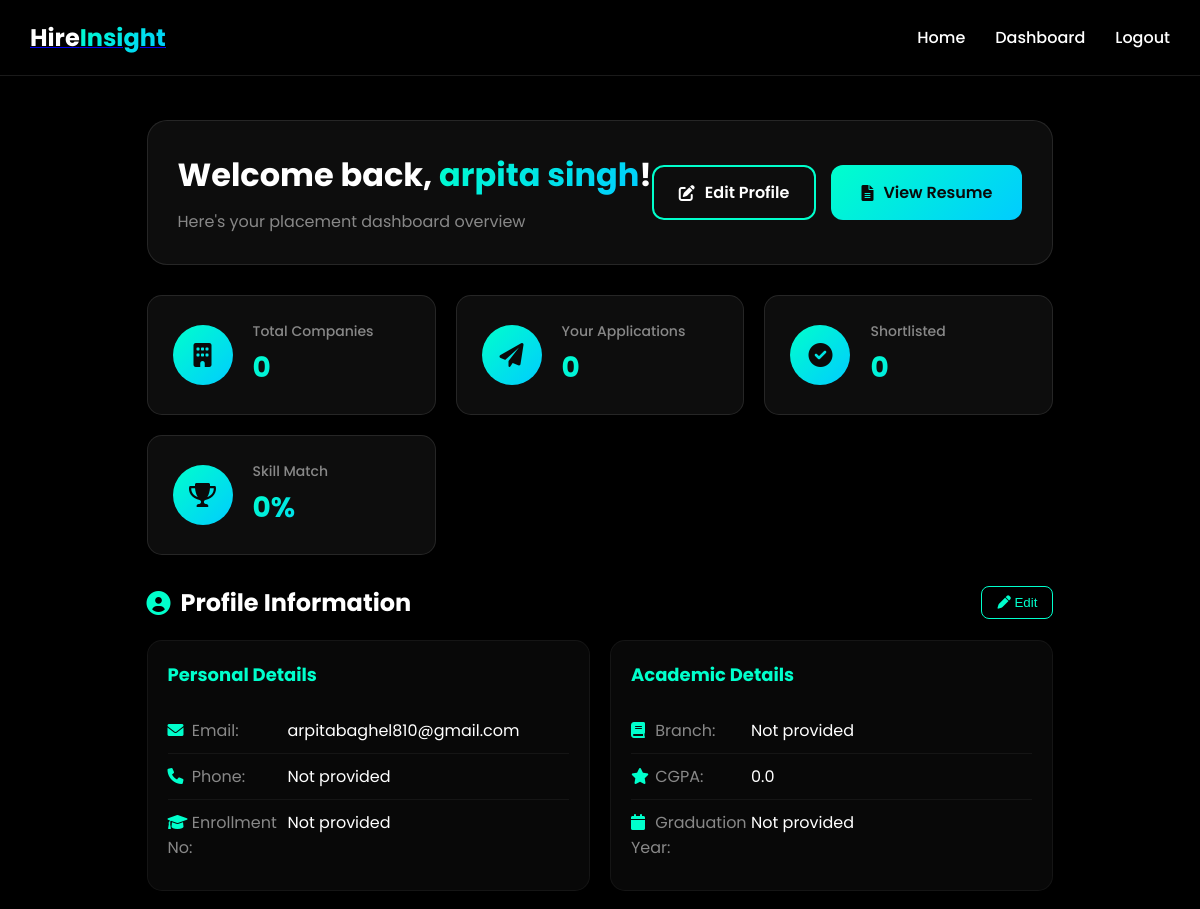
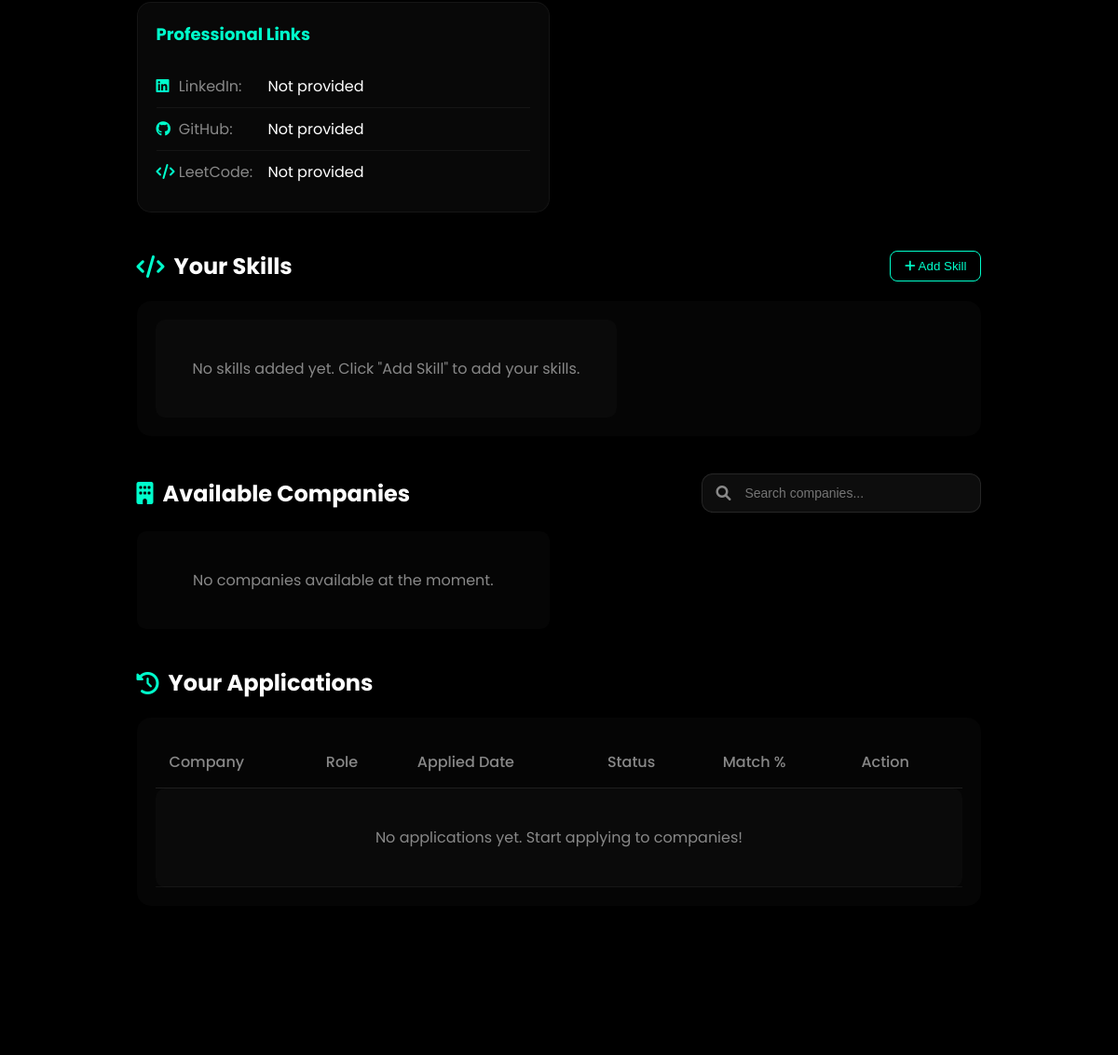
Page /dashboard (signed in) on the committed database (2 pictures, top to bottom).
### models/student.py (models this page shows, shortened)
class Student(UserMixin, db.Model):
    __tablename__ = "students"
    id = db.Column(db.Integer, primary_key=True)
    name = db.Column(db.String(100), nullable=False)
    email = db.Column(db.String(120), unique=True, nullable=False)
    password = db.Column(db.String(200), nullable=False)
    phone = db.Column(db.String(20))
    branch = db.Column(db.String(50))
    semester = db.Column(db.Integer)
    enrollment_no = db.Column(db.String(50), unique=True)
    cgpa = db.Column(db.Float, default=0.0)
    tenth_percentage = db.Column(db.Float)
    twelfth_percentage = db.Column(db.Float)
    graduation_year = db.Column(db.Integer)
    backlog = db.Column(db.Integer, default=0)
    resume_url = db.Column(db.String(500))
    linkedin_url = db.Column(db.String(200))
    github_url = db.Column(db.String(200))
    leetcode_url = db.Column(db.String(200))  # Fixed from lectcode_url
    is_placed = db.Column(db.Boolean, default=False)
    placed_company = db.Column(db.String(100))
    placed_package = db.Column(db.Float)
    created_at = db.Column(db.DateTime, default=datetime.utcnow)
    updated_at = db.Column(db.DateTime, default=datetime.utcnow, onupdate=datetime.utcnow)
    skills = db.relationship('StudentSkill', backref='student', lazy=True, cascade='all, delete-orphan')
    applications = db.relationship('Application', backref='student', lazy=True, cascade='all, delete-orphan')

### routes/student_routes.py (the view)
@student_bp.route("/dashboard")
@login_required
def dashboard():
    companies = Company.query.filter_by(is_active=True).all()
    applications = Application.query.filter_by(student_id=current_user.id).all()
    student_skills = StudentSkill.query.filter_by(student_id=current_user.id).all()
    total_match = 0
    count = 0
    for company in companies:
        match = current_user.get_skill_match_percentage(company.id)
        if match > 0:
            total_match += match
            count += 1
    skill_match_percentage = (total_match / count) if count > 0 else 0
    return render_template(
        "student/dashboard.html",
        companies=companies,
        applications=applications,
        student_skills=student_skills,
        skill_match_percentage=round(skill_match_percentage)
    )

### templates/student/dashboard.html (shortened to what this page needs)
{% extends "base.html" %}
{% block content %}
<div class="dashboard-container">
    <div class="welcome-section">
        <div class="welcome-content">
            <h1>Welcome back, <span class="gradient-text">{{ current_user.name }}</span>!</h1>
            <p>Here's your placement dashboard overview</p>
        </div>
        <div class="profile-actions">
            <a href="#edit-profile" class="btn btn-outline" onclick="openEditProfile()">
                <i class="fas fa-edit"></i> Edit Profile
            </a>
            <a href="#view-resume" class="btn btn-primary">
                <i class="fas fa-file-alt"></i> View Resume
            </a>
        </div>
    </div>
    <div class="stats-grid">
        <div class="stat-card">
            <div class="stat-icon">
                <i class="fas fa-building"></i>
            </div>
            <div class="stat-details">
                <h3>Total Companies</h3>
                <p class="stat-number">{{ companies|length }}</p>
            </div>
        </div>
        <div class="stat-card">
            <div class="stat-icon">
                <i class="fas fa-paper-plane"></i>
            </div>
            <div class="stat-details">
                <h3>Your Applications</h3>
                <p class="stat-number">{{ applications|length }}</p>
            </div>
        </div>
        <div class="stat-card">
            <div class="stat-icon">
                <i class="fas fa-check-circle"></i>
            </div>
            <div class="stat-details">
                <h3>Shortlisted</h3>
                <p class="stat-number">{{ applications|selectattr('status', 'equalto', 'Shortlisted')|list|length }}</p>
            </div>
        </div>
        <div class="stat-card">
            <div class="stat-icon">
                <i class="fas fa-trophy"></i>
            </div>
            <div class="stat-details">
                <h3>Skill Match</h3>
                <p class="stat-number">{{ skill_match_percentage }}%</p>
            </div>
        </div>
    </div>
    <div class="profile-section">
        <div class="section-header">
            <h2><i class="fas fa-user-circle"></i> Profile Information</h2>
            <button class="btn-edit" onclick="openEditProfile()">
                <i class="fas fa-pen"></i> Edit
            </button>
        </div>
        <div class="profile-grid">
            <div class="profile-info-card">
                <h3>Personal Details</h3>
                <div class="info-row">
                    <span class="info-label"><i class="fas fa-envelope"></i> Email:</span>
                    <span class="info-value">{{ current_user.email }}</span>
                </div>
                <div class="info-row">
                    <span class="info-label"><i class="fas fa-phone"></i> Phone:</span>
                    <span class="info-value">{{ current_user.phone or 'Not provided' }}</span>
                </div>
                <div class="info-row">
                    <span class="info-label"><i class="fas fa-graduation-cap"></i> Enrollment No:</span>
                    <span class="info-value">{{ current_user.enrollment_no or 'Not provided' }}</span>
                </div>
            </div>
            <div class="profile-info-card">
                <h3>Academic Details</h3>
                <div class="info-row">
                    <span class="info-label"><i class="fas fa-book"></i> Branch:</span>
                    <span class="info-value">{{ current_user.branch or 'Not provided' }}</span>
                </div>
                <div class="info-row">
                    <span class="info-label"><i class="fas fa-star"></i> CGPA:</span>
                    <span class="info-value">{{ current_user.cgpa or '0.0' }}</span>
                </div>
                <div class="info-row">
                    <span class="info-label"><i class="fas fa-calendar"></i> Graduation Year:</span>
                    <span class="info-value">{{ current_user.graduation_year or 'Not provided' }}</span>
                </div>
            </div>
            <div class="profile-info-card">
                <h3>Professional Links</h3>
                <div class="info-row">
                    <span class="info-label"><i class="fab fa-linkedin"></i> LinkedIn:</span>
                    <span class="info-value">
                        {% if current_user.linkedin_url %}
                            <a href="{{ current_user.linkedin_url }}" target="_blank">Profile</a>
                        {% else %}
                            Not provided
                        {% endif %}
                    </span>
                </div>
                <div class="info-row">
                    <span class="info-label"><i class="fab fa-github"></i> GitHub:</span>
                    <span class="info-value">
                        {% if current_user.github_url %}
                            <a href="{{ current_user.github_url }}" target="_blank">Profile</a>
                        {% else %}
                            Not provided
                        {% endif %}
                    </span>
                </div>
                <div class="info-row">
                    <span class="info-label"><i class="fas fa-code"></i> LeetCode:</span>
                    <span class="info-value">
                        {% if current_user.leetcode_url %}
                            <a href="{{ current_user.leetcode_url }}" target="_blank">Profile</a>
                        {% else %}
                            Not provided
                        {% endif %}
                    </span>
                </div>
            </div>
        </div>
    </div>
    <div class="skills-section">
        <div class="section-header">
            <h2><i class="fas fa-code"></i> Your Skills</h2>
            <button class="btn-add" onclick="openAddSkill()">
                <i class="fas fa-plus"></i> Add Skill
            </button>
        </div>
        <div class="skills-grid">
            {% for skill in student_skills %}
            <div class="skill-tag">
                <span class="skill-name">{{ skill.skill_name }}</span>
                <span class="skill-level proficiency-{{ skill.proficiency }}">
                    {% if skill.proficiency == 5 %}Expert
                    {% elif skill.proficiency == 4 %}Advanced
                    {% elif skill.proficiency == 3 %}Intermediate
                    {% elif skill.proficiency == 2 %}Beginner
                    {% else %}Learning{% endif %}
                </span>
                <button class="skill-remove" onclick="removeSkill({{ skill.id }})">
                    <i class="fas fa-times"></i>
                </button>
            </div>
            {% else %}
            <p class="no-data">No skills added yet. Click "Add Skill" to add your skills.</p>
            {% endfor %}
        </div>
    </div>
    <div class="companies-section">
        <div class="section-header">
            <h2><i class="fas fa-building"></i> Available Companies</h2>
            <div class="search-bar">
                <i class="fas fa-search"></i>
                <input type="text" id="companySearch" placeholder="Search companies..." onkeyup="filterCompanies()">
            </div>
        </div>
        <div class="companies-grid" id="companiesGrid">
            {% for company in companies %}
            <div class="company-card" data-company-id="{{ company.id }}">
                <div class="company-header">
                    <div class="company-logo">
                        {% if company.logo %}
                            <img src="{{ company.logo }}" alt="{{ company.name }}">
                        {% else %}
                            <i class="fas fa-building"></i>
                        {% endif %}
                    </div>
                    <h3>{{ company.name }}</h3>
                </div>
                <div class="company-details">
                    <p><i class="fas fa-briefcase"></i> {{ company.role }}</p>
                    <p><i class="fas fa-rupee-sign"></i> {{ company.package }} LPA</p>
                    <p><i class="fas fa-map-marker-alt"></i> {{ company.location or 'Not specified' }}</p>
                    <p><i class="fas fa-calendar"></i> {{ company.visit_date.strftime('%d %b, %Y') if company.visit_date else 'TBA' }}</p>
                </div>
                <div class="company-requirements">
                    <p><i class="fas fa-star"></i> Min CGPA: {{ company.eligibility_cgpa }}</p>
                    <p><i class="fas fa-code"></i> Skills: {{ company.required_skills|length }}</p>
                </div>
                {% set match_percentage = current_user.get_skill_match_percentage(company.id) %}
                {% set missing_skills = current_user.get_missing_skills(company.id) %}
                <div class="skill-gap-analysis">
                    <div class="match-score">
                        <span>Match Score:</span>
                        <span class="score {% if match_percentage >= 70 %}high{% elif match_percentage >= 40 %}medium{% else %}low{% endif %}">
                            {{ match_percentage|round|int }}%
                        </span>
                    </div>
                    {% if missing_skills %}
                    <div class="missing-skills">
                        <small>Missing Skills:</small>
                        <div class="missing-tags">
                            {% for skill in missing_skills[:3] %}
                            <span class="missing-tag">{{ skill }}</span>
                            {% endfor %}
                            {% if missing_skills|length > 3 %}
                            <span class="missing-tag">+{{ missing_skills|length - 3 }} more</span>
                            {% endif %}
                        </div>
                    </div>
                    {% endif %}
                </div>
                {% set application = applications|selectattr('company_id', 'equalto', company.id)|first %}
                <div class="company-footer">
                    {% if application %}
                        <div class="application-status status-{{ application.status|lower }}">
                            <i class="fas fa-check-circle"></i> {{ application.status }}
                        </div>
                        {% if application.status == 'Rejected' %}
                            <button class="btn-disabled" disabled>Already Applied</button>
                        {% else %}
                            <button class="btn-view" onclick="viewApplication({{ application.id }})">
                                <i class="fas fa-eye"></i> View
                            </button>
                        {% endif %}
                    {% else %}
                        {% if company.is_eligible(current_user) %}
                            <button class="btn-apply" onclick="applyForCompany({{ company.id }})">
                                <i class="fas fa-paper-plane"></i> Apply Now
                            </button>
                        {% else %}
                            <button class="btn-disabled" disabled>Not Eligible</button>
                        {% endif %}
                    {% endif %}
                </div>
            </div>
            {% else %}
            <p class="no-data">No companies available at the moment.</p>
            {% endfor %}
        </div>
    </div>
    <div class="applications-section">
        <div class="section-header">
            <h2><i class="fas fa-history"></i> Your Applications</h2>
        </div>
        <div class="applications-table">
            <table>
                <thead>
                    <tr>
                        <th>Company</th>
                        <th>Role</th>
                        <th>Applied Date</th>
                        <th>Status</th>
                        <th>Match %</th>
                        <th>Action</th>
                    </tr>
                </thead>
                <tbody>
                    {% for application in applications %}
                    <tr>
                        <td>
                            <div class="company-cell">
                                {% if application.company.logo %}
                                    <img src="{{ application.company.logo }}" alt="{{ application.company.name }}" class="company-logo-small">
                                {% endif %}
                                <span>{{ application.company.name }}</span>
                            </div>
                        </td>
                        <td>{{ application.company.role }}</td>
                        <td>{{ application.application_date.strftime('%d %b, %Y') }}</td>
                        <td>
                            <span class="status-badge status-{{ application.status|lower }}">
                                {{ application.status }}
                            </span>
                        </td>
                        <td>
                            <div class="progress-bar">
                                <div class="progress" style="width: {{ current_user.get_skill_match_percentage(application.company_id) }}%">
                                    {{ current_user.get_skill_match_percentage(application.company_id)|round|int }}%
                                </div>
                            </div>
                        </td>
                        <td>
                            <button class="btn-icon" onclick="viewApplication({{ application.id }})">
                                <i class="fas fa-eye"></i>
                            </button>
                            {% if application.status == 'Rejected' %}
                                <button class="btn-icon" onclick="retryApplication({{ application.company_id }})">
                                    <i class="fas fa-redo"></i>
                                </button>
                            {% endif %}
                        </td>
                    </tr>
                    {% else %}
                    <tr>
                        <td colspan="6" class="no-data">No applications yet. Start applying to companies!</td>
                    </tr>
                    {% endfor %}
                </tbody>
            </table>
        </div>
    </div>
</div>
{% endblock %}

### rows in the picture
Student: name "arpita singh", email "arpitabaghel810@gmail.com", phone "Not provided", enrollment_no "Not provided", branch "Not provided", cgpa "0.0", graduation_year "Not provided"

### other values in the picture
{{ companies|length }} "0"
{{ applications|length }} "0"
{{ skill_match_percentage }} "0"
